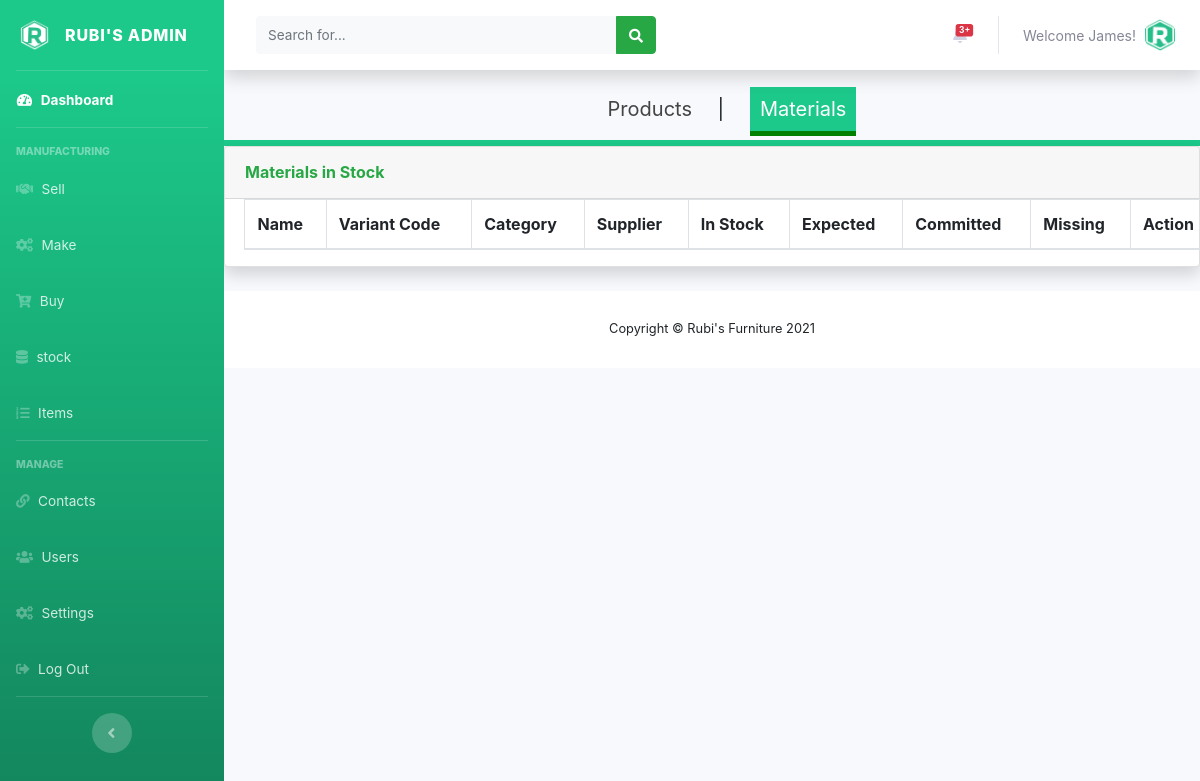
Page /admin/stockmaterials.php (signed in) on the earlier database version.
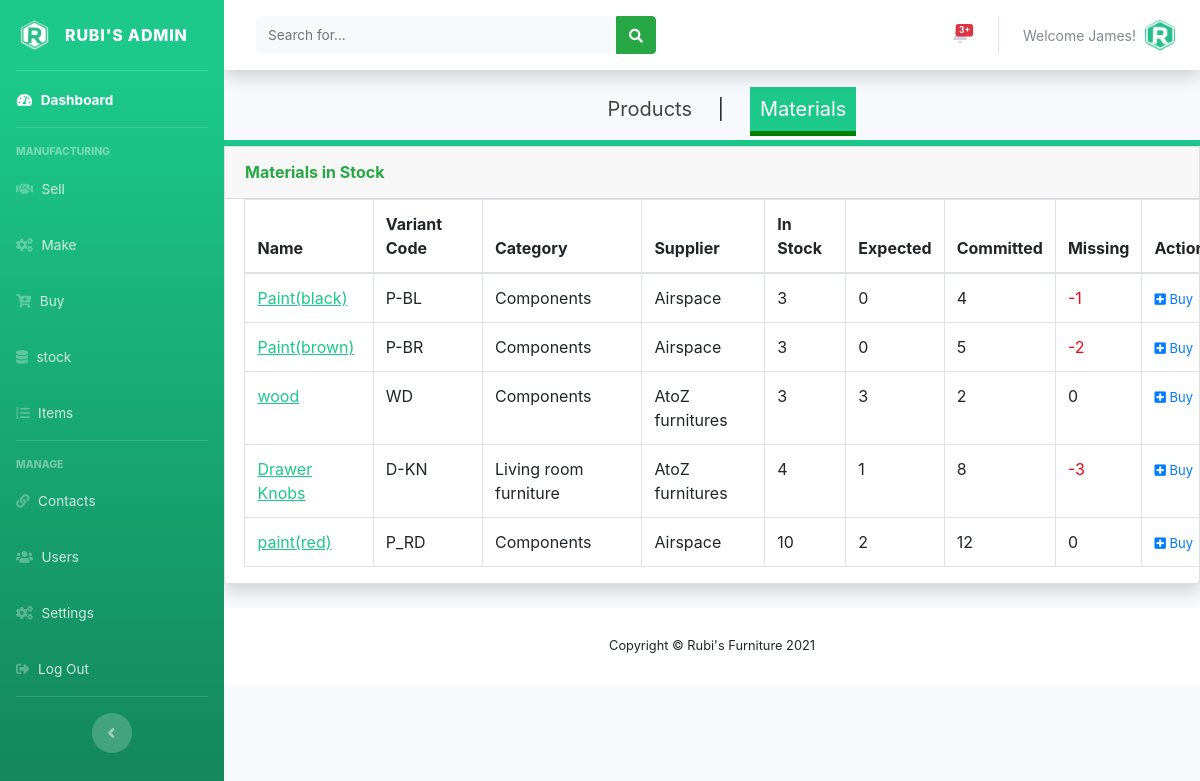
Same page on the later database version.
### tables this page shows
CREATE TABLE IF NOT EXISTS `users` (
  `user_id` int(11) NOT NULL AUTO_INCREMENT,
  `full_name` varchar(150) NOT NULL,
  `user_name` varchar(120) NOT NULL,
  `user_password` varchar(250) NOT NULL,
  `email` varchar(120) NOT NULL,
  `role` int(10) NOT NULL,
  `date_created` timestamp NOT NULL DEFAULT CURRENT_TIMESTAMP,
  PRIMARY KEY (`user_id`),
  KEY `role` (`role`)
);

CREATE TABLE IF NOT EXISTS `tbl_stock_material` (
  `id` int(11) NOT NULL AUTO_INCREMENT,
  `material_name` int(11) NOT NULL,
  `material_category` int(11) NOT NULL,
  `material_supplier` int(11) NOT NULL,
  `in_stock` int(11) NOT NULL,
  `expected` int(11) NOT NULL,
  `committed` int(11) NOT NULL,
  PRIMARY KEY (`id`),
  KEY `item_name` (`material_name`)
);

CREATE TABLE IF NOT EXISTS `tbl_materials` (
  `id` int(11) NOT NULL AUTO_INCREMENT,
  `material_name` varchar(150) NOT NULL,
  `material_code` varchar(150) NOT NULL,
  `category` int(11) NOT NULL,
  `default_supplier` int(11) NOT NULL,
  `purchase_price` float NOT NULL,
  `date_created` timestamp NOT NULL DEFAULT CURRENT_TIMESTAMP,
  PRIMARY KEY (`id`)
);

CREATE TABLE IF NOT EXISTS `tbl_categories` (
  `id` int(11) NOT NULL AUTO_INCREMENT,
  `category_description` varchar(150) NOT NULL,
  PRIMARY KEY (`id`)
);

CREATE TABLE IF NOT EXISTS `tbl_suppliers` (
  `id` int(11) NOT NULL AUTO_INCREMENT,
  `supplier_name` varchar(150) NOT NULL,
  PRIMARY KEY (`id`)
);

### admin/stockmaterials.php (the view, shortened to what this page needs)
<?php
include('../includes/config.php');
if (empty($_SESSION['user_id'])){
  header('Location: ../index.php');
}
else{
  include('includes/header.php');
  include('includes/navbar.php');
  include('includes/topbar.php');
  ?>
  <div class="nav1">
    <ul>
      <li><a href="stock.php" >Products</a></li>
      <li>|</li>
      <li><a href="stockmaterials.php"  class="active1" style="color:#FFFFFF;  background: #1cc88a;">Materials</a></li>
    </ul>
  </div>
  <div class="card shadow mb-4">
    <div class="card-header py-3">
      <h6 class="m-0 font-weight-bold text-success">Materials in Stock</h6>
    </div>
    <div class="table-responsive">
      <?php
      $sql = "SELECT tbl_stock_material.in_stock, tbl_stock_material.expected, tbl_stock_material.committed, tbl_materials.material_name, tbl_materials.material_code, tbl_categories.category_description, tbl_suppliers.supplier_name
      FROM tbl_stock_material INNER JOIN tbl_materials ON tbl_stock_material.material_name = tbl_materials.id
      INNER JOIN tbl_categories ON tbl_stock_material.material_category = tbl_categories.id
      INNER JOIN tbl_suppliers ON tbl_stock_material.material_supplier = tbl_suppliers.id";
      $querry=$dbconn->prepare($sql);
      $querry->execute();
      $rows = $querry->fetchAll(PDO::FETCH_OBJ);
      $count = $querry->rowCount();
      $cnt = 1;?>
      <table class="table table-bordered" id="dataTable" width="120%" cellspacing="0">
        <thead>
          <tr>
            <th>Name</th>
            <th>Variant Code</th>
            <th>Category</th>
            <th>Supplier</th>
            <th>In Stock</th>
            <th>Expected</th>
            <th>Committed</th>
            <th>Missing</th>
            <th>Action</th>
          </tr>
        </thead>
        <tbody>
          <?php if($count > 0)
              {
                foreach($rows as $row) {
                  ?>
          <tr>
            <td><a href="#" class="prod" style="color: #1cc88a;"><?php echo htmlentities($row->material_name);?></a></td>
            <td><?php echo htmlentities($row->material_code);?></td>
            <td><?php echo htmlentities($row->category_description);?></td>
            <td><?php echo htmlentities($row->supplier_name);?></td>
            <td><?php echo htmlentities($row->in_stock);?></td>
            <td><?php echo htmlentities($row->expected);?></td>
            <td><?php echo htmlentities($row->committed);?></td>
            <td><?php $missing = ($row->in_stock + $row->expected) - $row->committed;
                 if($missing < 0){?>
                   <div style="color:#f40717"><?php echo htmlentities($missing);?></div>
                 <?php }
                 else
                    echo htmlentities(0); ?>
                   </td>
            <td>
            <a href="#" class="tiny-font"> <i class="fa fa-plus-square" aria-hidden="true"></i> Buy</a>
            </td>
          </tr>
        <?php }}?>
        </tbody>
      </table>
    </div>
  </div>
  <?php
  include('includes/footer.php');
}?>

### admin/includes/header.php (shortened to what this page needs)
<!DOCTYPE html>
<html lang="en">
<head>
  <link href="vendor/fontawesome-free/css/all.min.css" rel="stylesheet" type="text/css">
  <link href="css/sb-admin-2.min.css" rel="stylesheet">
  <link href="custom-css/mystyle.css" rel="stylesheet">
  <link rel="stylesheet" type="text/css" href="css/bootstrap.css">
</head>
<body id="page-top">
  <div id="wrapper">

### admin/includes/navbar.php (shortened to what this page needs)
<ul class="navbar-nav bg-gradient-success sidebar sidebar-dark accordion" id="accordionSidebar">
  <a class="sidebar-brand d-flex align-items-center justify-content-center" href="index.php">
    <div class="sidebar-brand-icon rotate-n-0">
      <img src="assets/img/logo/pms_logo.png" height="30px"/>
    </div>
    <div class="sidebar-brand-text mx-3">Rubi's Admin</div>
  </a>
  <hr class="sidebar-divider my-0">
  <li class="nav-item active">
    <a class="nav-link" href="index.php">
      <i class="fas fa-fw fa-tachometer-alt"></i>
      <span>Dashboard</span></a>
    </li>
    <hr class="sidebar-divider">
    <div class="sidebar-heading">
      Manufacturing
    </div>
    <li class="nav-item">
      <a class="nav-link" href="sellsquote.php">
        <i class="fa fa-handshake"></i>
        <span>Sell</span></a>
      </li>
      <li class="nav-item">
        <a class="nav-link" href="#">
          <i class="fa fa-cogs"></i>
          <span>Make</span></a>
        </li>
        <li class="nav-item">
          <a class="nav-link" href="#">
            <i class="fa fa-cart-plus"></i>
            <span>Buy</span></a>
          </li>   <li class="nav-item">
            <a class="nav-link" href="stock.php">
              <i class="fa fa-database"></i>
              <span>stock</span></a>
            </li>
            <li class="nav-item">
              <a class="nav-link" href="items.php">
                <i class="fa fa-list-ol"></i>
                <span>Items</span></a>
              </li>
              <hr class="sidebar-divider">
              <div class="sidebar-heading">
                Manage
              </div>
              <li class="nav-item">
                <a class="nav-link" href="#">
                  <i class="fa fa-link"></i>
                  <span>Contacts</span></a>
                </li>
                <li class="nav-item">
                  <a class="nav-link" href="users.php">
                    <i class="fa fa-users"></i>
                    <span>Users</span></a>
                  </li>
                  <li class="nav-item">
                    <a class="nav-link" href="settings.php">
                      <i class="fa fa-cogs"></i>
                      <span>Settings</span></a>
                    </li>
                    <li class="nav-item">
                      <a class="nav-link" href="logout.php">
                        <i class="fa fa-sign-out-alt"></i>
                        <span>Log Out</span></a>
                      </li>
                    <hr class="sidebar-divider d-none d-md-block">
                    <div class="text-center d-none d-md-inline">
                      <button class="rounded-circle border-0" id="sidebarToggle"></button>
                    </div>
                  </ul>

### admin/includes/topbar.php (shortened to what this page needs)
<div id="content-wrapper" class="d-flex flex-column">
  <div id="content">
    <nav class="navbar navbar-expand navbar-light bg-white topbar mb-4 static-top shadow">
      <form
      class="d-none d-sm-inline-block form-inline mr-auto ml-md-3 my-2 my-md-0 mw-100 navbar-search">
      <div class="input-group">
        <input type="text" class="form-control bg-light border-0 small" placeholder="Search for..."
        aria-label="Search" aria-describedby="basic-addon2">
        <div class="input-group-append">
          <button class="btn btn-success" type="button">
            <i class="fas fa-search fa-sm"></i>
          </button>
        </div>
      </div>
    </form>
    <ul class="navbar-nav ml-auto">
  <li class="nav-item dropdown no-arrow mx-1">
    <a class="nav-link dropdown-toggle" href="#" id="alertsDropdown" role="button"
    data-toggle="dropdown" aria-haspopup="true" aria-expanded="false">
    <span class="badge badge-danger badge-counter">3+</span>
  </a>
</li>
<li class="nav-item dropdown no-arrow">
  <a class="nav-link dropdown-toggle" href="#" id="userDropdown" role="button"
  data-toggle="dropdown" aria-haspopup="true" aria-expanded="false">
  <?php
  $staff_id = $_SESSION['user_id'];
  $sql = "SELECT user_name FROM users WHERE user_id = :staff_id";
  $querry=$dbconn->prepare($sql);
  $querry->bindParam(':staff_id', $staff_id, PDO::PARAM_INT);
  $querry->execute();
  $rows = $querry->fetchAll(PDO::FETCH_ASSOC);
  $count = $querry->rowCount();
  if($count > 0)
  {
    foreach($rows as $row) {?>
      <span class="mr-2 d-none d-lg-inline text-gray-600 small"><?php echo htmlentities('Welcome'."  ".$row['user_name'].'!') ?></span>
    <?php }
  }?>
  <img class="img-profile rounded-circle"
  src="../assets/img/logo/rubi_icon.png">
</a>
</li>
</ul>
</nav>

### admin/includes/footer.php (shortened to what this page needs)
<footer class="sticky-footer bg-white">
  <div class="container my-auto">
    <div class="copyright text-center my-auto">
      <span>Copyright &copy; Rubi's Furniture 2021</span>
    </div>
  </div>
</footer>
</div>
</body>
</html>

### admin/custom-css/mystyle.css (style rules this page uses)
.form-control { border:0; padding: 7px; border-bottom: solid 1px #ccc; }
.tiny-font { font-size: 13px; }

### admin/stockmaterials.php (style rules this page uses)
.nav1 { font-size:20px; text-decoration:none; text-align:center; border-bottom: 6px solid #1cc88a; }
.nav1 ul li { padding:10px; display:inline; }
.nav1 ul li a { text-decoration:none; color:#444; }
.active1 { color:#000; border-bottom:5px solid green; padding:10px; }
.prod { text-decoration-line: underline; }
.table-responsive { margin-left: 2%; table-layout: auto; }

Differences in the rows shown:
added tbl_stock_material: tbl_materials.material_name "Paint(black)", tbl_materials.material_code "P-BL", tbl_categories.category_description "Components", tbl_suppliers.supplier_name "Airspace", in_stock "3", expected "0", committed "4", missing "-1"
added tbl_stock_material: tbl_materials.material_name "Paint(brown)", tbl_materials.material_code "P-BR", tbl_categories.category_description "Components", tbl_suppliers.supplier_name "Airspace", in_stock "3", expected "0", committed "5", missing "-2"
added tbl_stock_material: tbl_materials.material_name "wood", tbl_materials.material_code "WD", tbl_categories.category_description "Components", tbl_suppliers.supplier_name "AtoZ furnitures", in_stock "3", expected "3", committed "2"
added tbl_stock_material: tbl_materials.material_name "Drawer Knobs", tbl_materials.material_code "D-KN", tbl_categories.category_description "Living room furniture", tbl_suppliers.supplier_name "AtoZ furnitures", in_stock "4", expected "1", committed "8", missing "-3"
added tbl_stock_material: tbl_materials.material_name "paint(red)", tbl_materials.material_code "P_RD", tbl_categories.category_description "Components", tbl_suppliers.supplier_name "Airspace", in_stock "10", expected "2", committed "12"
